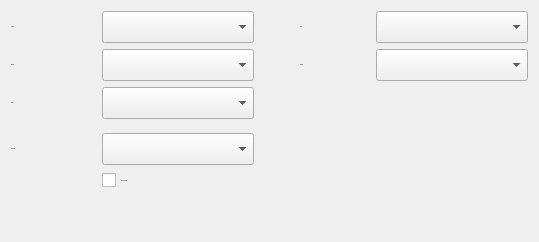
             <widget class="QWidget" name="page">
              <layout class="QVBoxLayout" name="verticalLayout_2">
               <item>
                <layout class="QHBoxLayout" name="horizontalLayout">
                 <item>
                  <widget class="QLabel" name="label">
                   <property name="minimumSize">
                    <size>
                     <width>85</width>
                     <height>0</height>
                    </size>
                   </property>
                   <property name="font">
                    <font>
                     <pointsize>-1</pointsize>
                    </font>
                   </property>
                   <property name="text">
                    <string>Length</string>
                   </property>
                  </widget>
                 </item>
                 <item>
                  <widget class="QComboBox" name="comboBox_length">
                   <property name="minimumSize">
                    <size>
                     <width>152</width>
                     <height>32</height>
                    </size>
                   </property>
                   <property name="maximumSize">
                    <size>
                     <width>152</width>
                     <height>32</height>
                    </size>
                   </property>
                   <property name="font">
                    <font>
                     <pointsize>-1</pointsize>
                    </font>
                   </property>
                  </widget>
                 </item>
                 <item>
                  <spacer name="horizontalSpacer_3">
                   <property name="orientation">
                    <enum>Qt::Horizontal</enum>
                   </property>
                   <property name="sizeHint" stdset="0">
                    <size>
                     <width>40</width>
                     <height>20</height>
                    </size>
                   </property>
                  </spacer>
                 </item>
                 <item>
                  <widget class="QLabel" name="label_4">
                   <property name="minimumSize">
                    <size>
                     <width>70</width>
                     <height>0</height>
                    </size>
                   </property>
                   <property name="font">
                    <font>
                     <pointsize>-1</pointsize>
                    </font>
                   </property>
                   <property name="text">
                    <string>Area</string>
                   </property>
                  </widget>
                 </item>
                 <item>
                  <widget class="QComboBox" name="comboBox_area">
                   <property name="minimumSize">
                    <size>
                     <width>152</width>
                     <height>32</height>
                    </size>
                   </property>
                   <property name="maximumSize">
                    <size>
                     <width>152</width>
                     <height>32</height>
                    </size>
                   </property>
                   <property name="font">
                    <font>
                     <pointsize>-1</pointsize>
                    </font>
                   </property>
                  </widget>
                 </item>
                </layout>
               </item>
               <item>
                <layout class="QHBoxLayout" name="horizontalLayout_2">
                 <item>
                  <widget class="QLabel" name="label_2">
                   <property name="minimumSize">
                    <size>
                     <width>85</width>
                     <height>0</height>
                    </size>
                   </property>
                   <property name="font">
                    <font>
                     <pointsize>-1</pointsize>
                    </font>
                   </property>
                   <property name="text">
                    <string>Radius</string>
                   </property>
                  </widget>
                 </item>
                 <item>
                  <widget class="QComboBox" name="comboBox_diameter">
                   <property name="minimumSize">
                    <size>
                     <width>152</width>
                     <height>32</height>
                    </size>
                   </property>
                   <property name="maximumSize">
                    <size>
                     <width>152</width>
                     <height>32</height>
                    </size>
                   </property>
                   <property name="font">
                    <font>
                     <pointsize>-1</pointsize>
                    </font>
                   </property>
                  </widget>
                 </item>
                 <item>
                  <spacer name="horizontalSpacer_4">
                   <property name="orientation">
                    <enum>Qt::Horizontal</enum>
                   </property>
                   <property name="sizeHint" stdset="0">
                    <size>
                     <width>40</width>
                     <height>20</height>
                    </size>
                   </property>
                  </spacer>
                 </item>
                 <item>
                  <widget class="QLabel" name="label_5">
                   <property name="minimumSize">
                    <size>
                     <width>70</width>
                     <height>0</height>
                    </size>
                   </property>
                   <property name="font">
                    <font>
                     <pointsize>-1</pointsize>
                    </font>
                   </property>
                   <property name="text">
                    <string>Volume</string>
                   </property>
                  </widget>
                 </item>
                 <item>
                  <widget class="QComboBox" name="comboBox_volume">
                   <property name="minimumSize">
                    <size>
                     <width>152</width>
                     <height>32</height>
                    </size>
                   </property>
                   <property name="maximumSize">
                    <size>
                     <width>152</width>
                     <height>32</height>
                    </size>
                   </property>
                   <property name="font">
                    <font>
                     <pointsize>-1</pointsize>
                    </font>
                   </property>
                  </widget>
                 </item>
                </layout>
               </item>
               <item>
                <layout class="QHBoxLayout" name="horizontalLayout_3">
                 <item>
                  <widget class="QLabel" name="label_3">
                   <property name="minimumSize">
                    <size>
                     <width>85</width>
                     <height>0</height>
                    </size>
                   </property>
                   <property name="font">
                    <font>
                     <pointsize>-1</pointsize>
                    </font>
                   </property>
                   <property name="text">
                    <string>Angle</string>
                   </property>
                  </widget>
                 </item>
                 <item>
                  <widget class="QComboBox" name="comboBox_angle">
                   <property name="minimumSize">
                    <size>
                     <width>152</width>
                     <height>32</height>
                    </size>
                   </property>
                   <property name="maximumSize">
                    <size>
                     <width>152</width>
                     <height>32</height>
                    </size>
                   </property>
                   <property name="font">
                    <font>
                     <pointsize>-1</pointsize>
                    </font>
                   </property>
                  </widget>
                 </item>
                 <item>
                  <spacer name="horizontalSpacer">
                   <property name="orientation">
                    <enum>Qt::Horizontal</enum>
                   </property>
                   <property name="sizeHint" stdset="0">
                    <size>
                     <width>40</width>
                     <height>20</height>
                    </size>
                   </property>
                  </spacer>
                 </item>
                </layout>
               </item>
               <item>
                <widget class="QLabel" name="label_17">
                 <property name="minimumSize">
                  <size>
                   <width>0</width>
                   <height>2</height>
                  </size>
                 </property>
                 <property name="maximumSize">
                  <size>
                   <width>16777215</width>
                   <height>2</height>
                  </size>
                 </property>
                 <property name="styleSheet">
                  <string notr="true">background-color: #444444；</string>
                 </property>
                 <property name="text">
                  <string/>
                 </property>
                </widget>
               </item>
               <item>
                <layout class="QHBoxLayout" name="horizontalLayout_6">
                 <item>
                  <widget class="QLabel" name="label_6">
                   <property name="minimumSize">
                    <size>
                     <width>85</width>
                     <height>0</height>
                    </size>
                   </property>
                   <property name="font">
                    <font>
                     <pointsize>-1</pointsize>
                    </font>
                   </property>
                   <property name="text">
                    <string>Decimals</string>
                   </property>
                  </widget>
                 </item>
                 <item>
                  <widget class="QComboBox" name="comboBox_decimal">
                   <property name="minimumSize">
                    <size>
                     <width>152</width>
                     <height>32</height>
                    </size>
                   </property>
                   <property name="maximumSize">
                    <size>
                     <width>152</width>
                     <height>32</height>
                    </size>
                   </property>
                   <property name="font">
                    <font>
                     <pointsize>-1</pointsize>
                    </font>
                   </property>
                  </widget>
                 </item>
                 <item>
                  <spacer name="horizontalSpacer_2">
                   <property name="orientation">
                    <enum>Qt::Horizontal</enum>
                   </property>
                   <property name="sizeHint" stdset="0">
                    <size>
                     <width>40</width>
                     <height>20</height>
                    </size>
                   </property>
                  </spacer>
                 </item>
                </layout>
               </item>
               <item>
                <layout class="QHBoxLayout" name="horizontalLayout_4">
                 <item>
                  <spacer name="horizontalSpacer_5">
                   <property name="orientation">
                    <enum>Qt::Horizontal</enum>
                   </property>
                   <property name="sizeType">
                    <enum>QSizePolicy::Fixed</enum>
                   </property>
                   <property name="sizeHint" stdset="0">
                    <size>
                     <width>91</width>
                     <height>20</height>
                    </size>
                   </property>
                  </spacer>
                 </item>
                 <item>
                  <widget class="QCheckBox" name="checkBox">
                   <property name="font">
                    <font>
                     <pointsize>-1</pointsize>
                    </font>
                   </property>
                   <property name="text">
                    <string>Show unit label</string>
                   </property>
                  </widget>
                 </item>
                 <item>
                  <spacer name="horizontalSpacer_6">
                   <property name="orientation">
                    <enum>Qt::Horizontal</enum>
                   </property>
                   <property name="sizeHint" stdset="0">
                    <size>
                     <width>40</width>
                     <height>20</height>
                    </size>
                   </property>
                  </spacer>
                 </item>
                </layout>
               </item>
               <item>
                <spacer name="verticalSpacer_3">
                 <property name="orientation">
                  <enum>Qt::Vertical</enum>
                 </property>
                 <property name="sizeHint" stdset="0">
                  <size>
                   <width>20</width>
                   <height>40</height>
                  </size>
                 </property>
                </spacer>
               </item>
              </layout>
             </widget>
